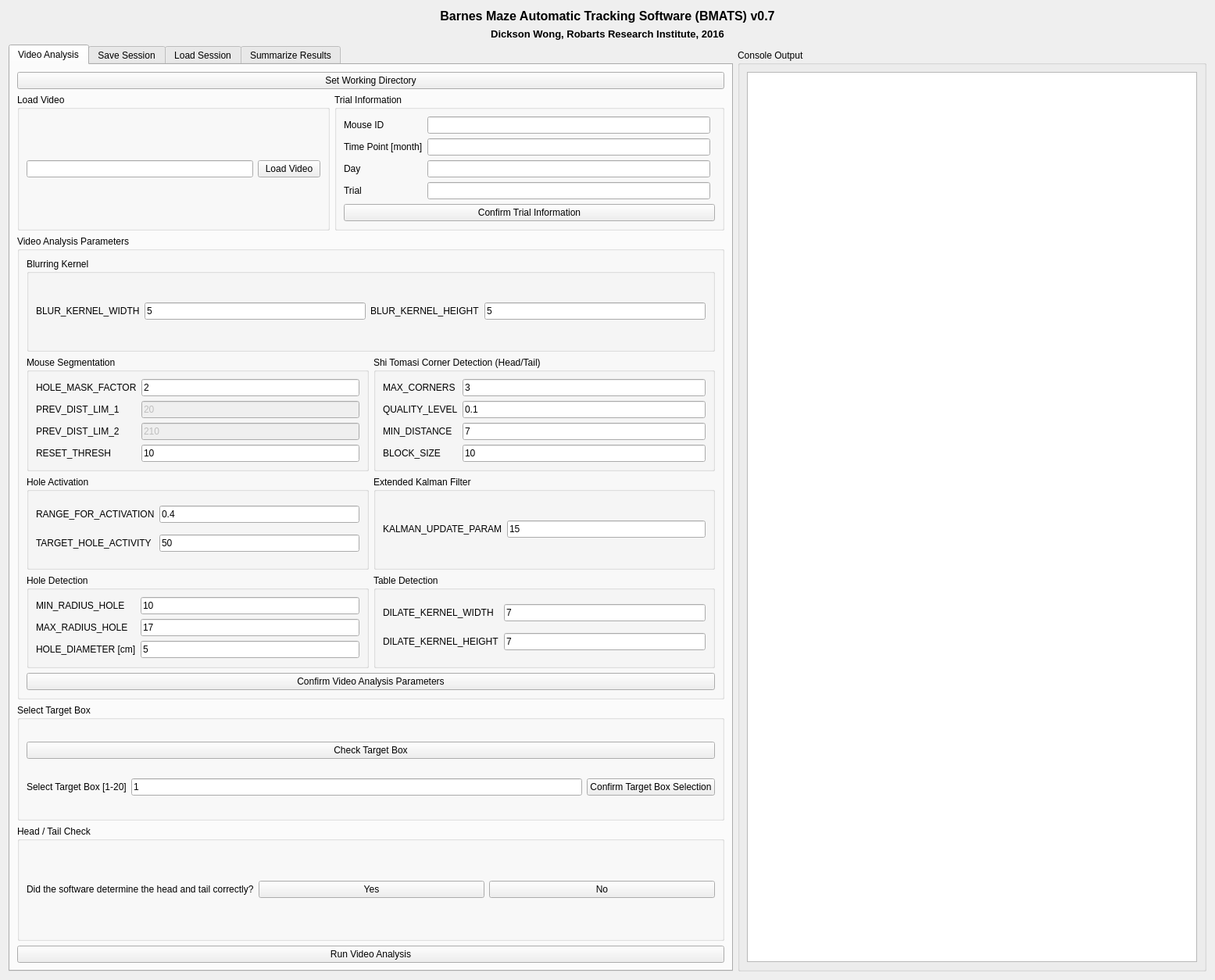
<?xml version="1.0" encoding="UTF-8"?>
<ui version="4.0">
 <class>mainWindow</class>
 <widget class="QWidget" name="mainWindow">
  <property name="enabled">
   <bool>true</bool>
  </property>
  <property name="geometry">
   <rect>
    <x>0</x>
    <y>0</y>
    <width>1555</width>
    <height>1254</height>
   </rect>
  </property>
  <property name="windowTitle">
   <string>BMATS v0.7</string>
  </property>
  <layout class="QGridLayout" name="gridLayout_8">
   <item row="3" column="1">
    <widget class="QGroupBox" name="consoleOutputGroupBox">
     <property name="minimumSize">
      <size>
       <width>600</width>
       <height>0</height>
      </size>
     </property>
     <property name="title">
      <string>Console Output</string>
     </property>
     <layout class="QHBoxLayout" name="horizontalLayout">
      <item>
       <widget class="QTextBrowser" name="consoleOutputText">
        <property name="font">
         <font>
          <family>Monospace</family>
         </font>
        </property>
        <property name="lineWrapMode">
         <enum>QTextEdit::NoWrap</enum>
        </property>
       </widget>
      </item>
     </layout>
    </widget>
   </item>
   <item row="0" column="0" colspan="2">
    <widget class="QLabel" name="titleLabel">
     <property name="sizePolicy">
      <sizepolicy hsizetype="Ignored" vsizetype="Fixed">
       <horstretch>0</horstretch>
       <verstretch>0</verstretch>
      </sizepolicy>
     </property>
     <property name="font">
      <font>
       <pointsize>12</pointsize>
       <weight>75</weight>
       <bold>true</bold>
      </font>
     </property>
     <property name="text">
      <string>&lt;html&gt;&lt;head/&gt;&lt;body&gt;&lt;p align=&quot;center&quot;&gt;Barnes Maze Automatic Tracking Software (BMATS) v0.7&lt;/p&gt;&lt;/body&gt;&lt;/html&gt;</string>
     </property>
    </widget>
   </item>
   <item row="1" column="0" colspan="2">
    <widget class="QLabel" name="authorLabel">
     <property name="sizePolicy">
      <sizepolicy hsizetype="Ignored" vsizetype="Fixed">
       <horstretch>0</horstretch>
       <verstretch>0</verstretch>
      </sizepolicy>
     </property>
     <property name="font">
      <font>
       <pointsize>10</pointsize>
       <weight>75</weight>
       <bold>true</bold>
      </font>
     </property>
     <property name="text">
      <string>&lt;html&gt;&lt;head/&gt;&lt;body&gt;&lt;p align=&quot;center&quot;&gt;Dickson Wong, Robarts Research Institute, 2016&lt;/p&gt;&lt;/body&gt;&lt;/html&gt;</string>
     </property>
    </widget>
   </item>
   <item row="2" column="0" rowspan="2">
    <widget class="QTabWidget" name="tabWidget">
     <property name="currentIndex">
      <number>0</number>
     </property>
     <widget class="QWidget" name="analyzeTab">
      <attribute name="title">
       <string>Video Analysis</string>
      </attribute>
      <layout class="QGridLayout" name="gridLayout_4">
       <item row="2" column="0" rowspan="4" colspan="7">
        <widget class="QGroupBox" name="videoAnalysisParametersGroupBox">
         <property name="title">
          <string>Video Analysis Parameters</string>
         </property>
         <layout class="QGridLayout" name="gridLayout_16">
          <item row="2" column="3">
           <widget class="QGroupBox" name="ekfGroupBox">
            <property name="title">
             <string>Extended Kalman Filter</string>
            </property>
            <layout class="QGridLayout" name="gridLayout_19">
             <item row="0" column="0">
              <widget class="QLabel" name="KALMAN_UPDATE_PARAM_LABEL">
               <property name="text">
                <string>KALMAN_UPDATE_PARAM</string>
               </property>
              </widget>
             </item>
             <item row="0" column="1">
              <widget class="QLineEdit" name="KALMAN_UPDATE_PARAM_INPUT">
               <property name="text">
                <string>15</string>
               </property>
              </widget>
             </item>
            </layout>
           </widget>
          </item>
          <item row="1" column="3">
           <widget class="QGroupBox" name="cornerDetectionGroupBox">
            <property name="title">
             <string>Shi Tomasi Corner Detection (Head/Tail)</string>
            </property>
            <layout class="QGridLayout" name="gridLayout_17">
             <item row="0" column="2">
              <widget class="QLineEdit" name="MAX_CORNERS_INPUT">
               <property name="text">
                <string>3</string>
               </property>
              </widget>
             </item>
             <item row="2" column="2">
              <widget class="QLineEdit" name="MIN_DISTANCE_INPUT">
               <property name="text">
                <string>7</string>
               </property>
              </widget>
             </item>
             <item row="1" column="0">
              <widget class="QLabel" name="QUALITY_LEVEL_LABEL">
               <property name="text">
                <string>QUALITY_LEVEL</string>
               </property>
              </widget>
             </item>
             <item row="2" column="0">
              <widget class="QLabel" name="MIN_DISTANCE_LABEL">
               <property name="text">
                <string>MIN_DISTANCE</string>
               </property>
              </widget>
             </item>
             <item row="0" column="0">
              <widget class="QLabel" name="MAX_CORNERS_LABEL">
               <property name="text">
                <string>MAX_CORNERS</string>
               </property>
              </widget>
             </item>
             <item row="3" column="0">
              <widget class="QLabel" name="BLOCK_SIZE_LABEL">
               <property name="text">
                <string>BLOCK_SIZE</string>
               </property>
              </widget>
             </item>
             <item row="1" column="2">
              <widget class="QLineEdit" name="QUALITY_LEVEL_INPUT">
               <property name="text">
                <string>0.1</string>
               </property>
              </widget>
             </item>
             <item row="3" column="2">
              <widget class="QLineEdit" name="BLOCK_SIZE_INPUT">
               <property name="text">
                <string>10</string>
               </property>
              </widget>
             </item>
            </layout>
           </widget>
          </item>
          <item row="1" column="2">
           <widget class="QGroupBox" name="mouseSegmentationGroupBox">
            <property name="title">
             <string>Mouse Segmentation</string>
            </property>
            <layout class="QGridLayout" name="gridLayout_18">
             <item row="0" column="0">
              <widget class="QLabel" name="HOLE_MASK_FACTOR_LABEL">
               <property name="text">
                <string>HOLE_MASK_FACTOR</string>
               </property>
              </widget>
             </item>
             <item row="2" column="0">
              <widget class="QLabel" name="PREV_DIST_LIM_2_LABEL">
               <property name="text">
                <string>PREV_DIST_LIM_2</string>
               </property>
              </widget>
             </item>
             <item row="1" column="0">
              <widget class="QLabel" name="PREV_DIST_LIM_1_LABEL">
               <property name="text">
                <string>PREV_DIST_LIM_1</string>
               </property>
              </widget>
             </item>
             <item row="1" column="1">
              <widget class="QLineEdit" name="PREV_DIST_LIM_1_INPUT">
               <property name="enabled">
                <bool>false</bool>
               </property>
               <property name="text">
                <string>20</string>
               </property>
              </widget>
             </item>
             <item row="0" column="1">
              <widget class="QLineEdit" name="HOLE_MASK_FACTOR_INPUT">
               <property name="text">
                <string>2</string>
               </property>
              </widget>
             </item>
             <item row="3" column="1">
              <widget class="QLineEdit" name="RESET_THRESH_INPUT">
               <property name="text">
                <string>10</string>
               </property>
              </widget>
             </item>
             <item row="3" column="0">
              <widget class="QLabel" name="RESET_THRES_LABEL">
               <property name="text">
                <string>RESET_THRESH</string>
               </property>
              </widget>
             </item>
             <item row="2" column="1">
              <widget class="QLineEdit" name="PREV_DIST_LIM_2_INPUT">
               <property name="enabled">
                <bool>false</bool>
               </property>
               <property name="text">
                <string>210</string>
               </property>
              </widget>
             </item>
            </layout>
           </widget>
          </item>
          <item row="2" column="2">
           <widget class="QGroupBox" name="holeActivationGroupBox">
            <property name="title">
             <string>Hole Activation</string>
            </property>
            <layout class="QGridLayout" name="gridLayout_20">
             <item row="0" column="0">
              <widget class="QLabel" name="RANGE_FOR_ACTIVATION_LABEL">
               <property name="text">
                <string>RANGE_FOR_ACTIVATION</string>
               </property>
              </widget>
             </item>
             <item row="0" column="1">
              <widget class="QLineEdit" name="RANGE_FOR_ACTIVATION_INPUT">
               <property name="text">
                <string>0.4</string>
               </property>
              </widget>
             </item>
             <item row="1" column="0">
              <widget class="QLabel" name="TARGET_HOLE_ACTIVITY_LABEL">
               <property name="text">
                <string>TARGET_HOLE_ACTIVITY</string>
               </property>
              </widget>
             </item>
             <item row="1" column="1">
              <widget class="QLineEdit" name="TARGET_HOLE_ACTIVITY_INPUT">
               <property name="text">
                <string>50</string>
               </property>
              </widget>
             </item>
            </layout>
           </widget>
          </item>
          <item row="3" column="2">
           <widget class="QGroupBox" name="groupBox_8">
            <property name="title">
             <string>Hole Detection</string>
            </property>
            <layout class="QGridLayout" name="gridLayout_22">
             <item row="0" column="0">
              <widget class="QLabel" name="MIN_RADIUS_HOLE_LABEL">
               <property name="text">
                <string>MIN_RADIUS_HOLE</string>
               </property>
              </widget>
             </item>
             <item row="0" column="1">
              <widget class="QLineEdit" name="MIN_RADIUS_HOLE_INPUT">
               <property name="text">
                <string>10</string>
               </property>
              </widget>
             </item>
             <item row="1" column="0">
              <widget class="QLabel" name="MAX_RADIUS_HOLE_LABEL">
               <property name="text">
                <string>MAX_RADIUS_HOLE</string>
               </property>
              </widget>
             </item>
             <item row="1" column="1">
              <widget class="QLineEdit" name="MAX_RADIUS_HOLE_INPUT">
               <property name="text">
                <string>17</string>
               </property>
              </widget>
             </item>
             <item row="2" column="0">
              <widget class="QLabel" name="HOLE_DIAMETER_LABEL">
               <property name="text">
                <string>HOLE_DIAMETER [cm]</string>
               </property>
              </widget>
             </item>
             <item row="2" column="1">
              <widget class="QLineEdit" name="HOLE_DIAMETER_INPUT">
               <property name="text">
                <string>5</string>
               </property>
              </widget>
             </item>
            </layout>
           </widget>
          </item>
          <item row="3" column="3">
           <widget class="QGroupBox" name="tableDetectionGroupBox">
            <property name="title">
             <string>Table Detection</string>
            </property>
            <layout class="QGridLayout" name="gridLayout_21">
             <item row="0" column="1">
              <widget class="QLineEdit" name="DILATE_KERNEL_WIDTH_INPUT">
               <property name="text">
                <string>7</string>
               </property>
              </widget>
             </item>
             <item row="1" column="1">
              <widget class="QLineEdit" name="DILATE_KERNEL_HEIGHT_INPUT">
               <property name="text">
                <string>7</string>
               </property>
              </widget>
             </item>
             <item row="1" column="0">
              <widget class="QLabel" name="DILATE_KERNEL_HEIGHT_LABEL">
               <property name="text">
                <string>DILATE_KERNEL_HEIGHT</string>
               </property>
              </widget>
             </item>
             <item row="0" column="0">
              <widget class="QLabel" name="DILATE_KERNEL_WIDTH_LABEL">
               <property name="text">
                <string>DILATE_KERNEL_WIDTH</string>
               </property>
              </widget>
             </item>
            </layout>
           </widget>
          </item>
          <item row="0" column="2" colspan="2">
           <widget class="QGroupBox" name="blurringKernelGroupBox">
            <property name="title">
             <string>Blurring Kernel</string>
            </property>
            <layout class="QGridLayout" name="gridLayout_23">
             <item row="0" column="1">
              <widget class="QLineEdit" name="BLUR_KERNEL_WIDTH_INPUT">
               <property name="text">
                <string>5</string>
               </property>
              </widget>
             </item>
             <item row="0" column="0">
              <widget class="QLabel" name="BLUR_KERNEL_WIDTH_LABEL">
               <property name="text">
                <string>BLUR_KERNEL_WIDTH</string>
               </property>
              </widget>
             </item>
             <item row="0" column="2">
              <widget class="QLabel" name="BLUR_KERNEL_HEIGHT_LABEL">
               <property name="text">
                <string>BLUR_KERNEL_HEIGHT</string>
               </property>
              </widget>
             </item>
             <item row="0" column="3">
              <widget class="QLineEdit" name="BLUR_KERNEL_HEIGHT_INPUT">
               <property name="text">
                <string>5</string>
               </property>
              </widget>
             </item>
            </layout>
           </widget>
          </item>
          <item row="4" column="2" colspan="2">
           <widget class="QPushButton" name="confirmAnalysisParametersButton">
            <property name="text">
             <string>Confirm Video Analysis Parameters</string>
            </property>
           </widget>
          </item>
         </layout>
        </widget>
       </item>
       <item row="6" column="0" colspan="7">
        <widget class="QGroupBox" name="selectTargetGroupBox">
         <property name="title">
          <string>Select Target Box</string>
         </property>
         <layout class="QGridLayout" name="gridLayout_6">
          <item row="1" column="1">
           <widget class="QLineEdit" name="specifyTargetBoxLineEdit">
            <property name="text">
             <string>1</string>
            </property>
           </widget>
          </item>
          <item row="1" column="0">
           <widget class="QLabel" name="specifyTargetBoxLabel">
            <property name="text">
             <string>Select Target Box [1-20]</string>
            </property>
           </widget>
          </item>
          <item row="1" column="2">
           <widget class="QPushButton" name="specifyTargetBoxButton">
            <property name="text">
             <string>Confirm Target Box Selection</string>
            </property>
           </widget>
          </item>
          <item row="0" column="0" colspan="3">
           <widget class="QPushButton" name="checkTargetBoxButton">
            <property name="text">
             <string>Check Target Box</string>
            </property>
           </widget>
          </item>
         </layout>
        </widget>
       </item>
       <item row="1" column="0" colspan="6">
        <widget class="QGroupBox" name="loadVideoGroupBox">
         <property name="sizePolicy">
          <sizepolicy hsizetype="Preferred" vsizetype="Preferred">
           <horstretch>0</horstretch>
           <verstretch>0</verstretch>
          </sizepolicy>
         </property>
         <property name="minimumSize">
          <size>
           <width>400</width>
           <height>0</height>
          </size>
         </property>
         <property name="title">
          <string>Load Video</string>
         </property>
         <layout class="QGridLayout" name="gridLayout">
          <item row="1" column="0">
           <widget class="QLineEdit" name="loadVideoFilename"/>
          </item>
          <item row="1" column="1">
           <widget class="QPushButton" name="loadVideoButton">
            <property name="text">
             <string>Load Video</string>
            </property>
           </widget>
          </item>
         </layout>
        </widget>
       </item>
       <item row="1" column="6">
        <widget class="QGroupBox" name="trialInfoGroupBox">
         <property name="title">
          <string>Trial Information</string>
         </property>
         <layout class="QGridLayout" name="gridLayout_5">
          <item row="2" column="0">
           <widget class="QLabel" name="dayLabel">
            <property name="text">
             <string>Day</string>
            </property>
           </widget>
          </item>
          <item row="3" column="0">
           <widget class="QLabel" name="trialLabel">
            <property name="text">
             <string>Trial</string>
            </property>
           </widget>
          </item>
          <item row="3" column="1">
           <widget class="QLineEdit" name="trialLineEdit"/>
          </item>
          <item row="1" column="1">
           <widget class="QLineEdit" name="timePointLineEdit"/>
          </item>
          <item row="0" column="1">
           <widget class="QLineEdit" name="mouseIDLineEdit"/>
          </item>
          <item row="2" column="1">
           <widget class="QLineEdit" name="dayLineEdit"/>
          </item>
          <item row="1" column="0">
           <widget class="QLabel" name="timePointLabel">
            <property name="text">
             <string>Time Point [month]</string>
            </property>
           </widget>
          </item>
          <item row="0" column="0">
           <widget class="QLabel" name="mouseIDLabel">
            <property name="text">
             <string>Mouse ID</string>
            </property>
           </widget>
          </item>
          <item row="4" column="0" colspan="3">
           <widget class="QPushButton" name="trialInfoButton">
            <property name="text">
             <string>Confirm Trial Information</string>
            </property>
           </widget>
          </item>
         </layout>
        </widget>
       </item>
       <item row="8" column="0" colspan="7">
        <widget class="QPushButton" name="runAnalysisButton">
         <property name="text">
          <string>Run Video Analysis</string>
         </property>
        </widget>
       </item>
       <item row="0" column="0" colspan="7">
        <widget class="QPushButton" name="setWorkingDirectoryButton">
         <property name="text">
          <string>Set Working Directory</string>
         </property>
        </widget>
       </item>
       <item row="7" column="0" colspan="7">
        <widget class="QGroupBox" name="headTailCheckGroupBox">
         <property name="title">
          <string>Head / Tail Check</string>
         </property>
         <layout class="QGridLayout" name="gridLayout_9">
          <item row="0" column="1">
           <widget class="QPushButton" name="headTailYes">
            <property name="text">
             <string>Yes</string>
            </property>
           </widget>
          </item>
          <item row="0" column="2">
           <widget class="QPushButton" name="headTailNo">
            <property name="text">
             <string>No</string>
            </property>
           </widget>
          </item>
          <item row="0" column="0">
           <widget class="QLabel" name="headTailCheckLabel">
            <property name="text">
             <string>Did the software determine the head and tail correctly?</string>
            </property>
           </widget>
          </item>
         </layout>
        </widget>
       </item>
      </layout>
     </widget>
     <widget class="QWidget" name="saveTab">
      <attribute name="title">
       <string>Save Session</string>
      </attribute>
      <layout class="QGridLayout" name="gridLayout_2">
       <item row="0" column="0">
        <widget class="QTableWidget" name="saveSessionTable">
         <attribute name="verticalHeaderVisible">
          <bool>false</bool>
         </attribute>
         <attribute name="verticalHeaderCascadingSectionResizes">
          <bool>true</bool>
         </attribute>
         <attribute name="verticalHeaderDefaultSectionSize">
          <number>50</number>
         </attribute>
         <attribute name="verticalHeaderMinimumSectionSize">
          <number>18</number>
         </attribute>
         <column>
          <property name="text">
           <string>Input Video</string>
          </property>
         </column>
         <column>
          <property name="text">
           <string>Mouse ID</string>
          </property>
         </column>
         <column>
          <property name="text">
           <string>Time Point</string>
          </property>
         </column>
         <column>
          <property name="text">
           <string>Day</string>
          </property>
         </column>
         <column>
          <property name="text">
           <string>Trial</string>
          </property>
         </column>
         <column>
          <property name="text">
           <string>Target Hole</string>
          </property>
         </column>
         <column>
          <property name="text">
           <string>Manual End (T/F)</string>
          </property>
         </column>
         <column>
          <property name="text">
           <string>User Swap (T/F)</string>
          </property>
         </column>
         <column>
          <property name="text">
           <string>Frame Count</string>
          </property>
         </column>
         <column>
          <property name="text">
           <string>Output Video</string>
          </property>
         </column>
         <column>
          <property name="text">
           <string>Output Results File</string>
          </property>
         </column>
        </widget>
       </item>
       <item row="1" column="0">
        <widget class="QPushButton" name="saveSessionButton">
         <property name="text">
          <string>Save Session</string>
         </property>
        </widget>
       </item>
      </layout>
     </widget>
     <widget class="QWidget" name="loadTab">
      <attribute name="title">
       <string>Load Session</string>
      </attribute>
      <layout class="QGridLayout" name="gridLayout_7">
       <item row="2" column="0" rowspan="3">
        <widget class="QGroupBox" name="videoAnalysisParametersGroupBox_2">
         <property name="title">
          <string>Video Analysis Parameters</string>
         </property>
         <layout class="QGridLayout" name="gridLayout_24">
          <item row="2" column="3">
           <widget class="QGroupBox" name="ekfGroupBox_2">
            <property name="title">
             <string>Extended Kalman Filter</string>
            </property>
            <layout class="QGridLayout" name="gridLayout_25">
             <item row="0" column="0">
              <widget class="QLabel" name="KALMAN_UPDATE_PARAM_LABEL_2">
               <property name="text">
                <string>KALMAN_UPDATE_PARAM</string>
               </property>
              </widget>
             </item>
             <item row="0" column="1">
              <widget class="QLineEdit" name="KALMAN_UPDATE_PARAM_INPUT_2">
               <property name="text">
                <string>15</string>
               </property>
              </widget>
             </item>
            </layout>
           </widget>
          </item>
          <item row="1" column="3">
           <widget class="QGroupBox" name="cornerDetectionGroupBox_2">
            <property name="title">
             <string>Shi Tomasi Corner Detection (Head/Tail)</string>
            </property>
            <layout class="QGridLayout" name="gridLayout_26">
             <item row="0" column="2">
              <widget class="QLineEdit" name="MAX_CORNERS_INPUT_2">
               <property name="text">
                <string>3</string>
               </property>
              </widget>
             </item>
             <item row="2" column="2">
              <widget class="QLineEdit" name="MIN_DISTANCE_INPUT_2">
               <property name="text">
                <string>7</string>
               </property>
              </widget>
             </item>
             <item row="1" column="0">
              <widget class="QLabel" name="QUALITY_LEVEL_LABEL_2">
               <property name="text">
                <string>QUALITY_LEVEL</string>
               </property>
              </widget>
             </item>
             <item row="2" column="0">
              <widget class="QLabel" name="MIN_DISTANCE_LABEL_2">
               <property name="text">
                <string>MIN_DISTANCE</string>
               </property>
              </widget>
             </item>
             <item row="0" column="0">
              <widget class="QLabel" name="MAX_CORNERS_LABEL_2">
               <property name="text">
                <string>MAX_CORNERS</string>
               </property>
              </widget>
             </item>
             <item row="3" column="0">
              <widget class="QLabel" name="BLOCK_SIZE_LABEL_2">
               <property name="text">
                <string>BLOCK_SIZE</string>
               </property>
              </widget>
             </item>
             <item row="1" column="2">
              <widget class="QLineEdit" name="QUALITY_LEVEL_INPUT_2">
               <property name="text">
                <string>0.1</string>
               </property>
              </widget>
             </item>
             <item row="3" column="2">
              <widget class="QLineEdit" name="BLOCK_SIZE_INPUT_2">
               <property name="text">
                <string>10</string>
               </property>
              </widget>
             </item>
            </layout>
           </widget>
          </item>
          <item row="1" column="2">
           <widget class="QGroupBox" name="mouseSegmentationGroupBox_2">
            <property name="title">
             <string>Mouse Segmentation</string>
            </property>
            <layout class="QGridLayout" name="gridLayout_27">
             <item row="0" column="0">
              <widget class="QLabel" name="HOLE_MASK_FACTOR_LABEL_2">
               <property name="text">
                <string>HOLE_MASK_FACTOR</string>
               </property>
              </widget>
             </item>
             <item row="2" column="0">
              <widget class="QLabel" name="PREV_DIST_LIM_2_LABEL_2">
               <property name="text">
                <string>PREV_DIST_LIM_2</string>
               </property>
              </widget>
             </item>
             <item row="1" column="0">
              <widget class="QLabel" name="PREV_DIST_LIM_1_LABEL_2">
               <property name="text">
                <string>PREV_DIST_LIM_1</string>
               </property>
              </widget>
             </item>
             <item row="1" column="1">
              <widget class="QLineEdit" name="PREV_DIST_LIM_1_INPUT_2">
               <property name="enabled">
                <bool>false</bool>
               </property>
               <property name="text">
                <string>20</string>
               </property>
              </widget>
             </item>
             <item row="0" column="1">
              <widget class="QLineEdit" name="HOLE_MASK_FACTOR_INPUT_2">
               <property name="text">
                <string>2</string>
               </property>
              </widget>
             </item>
             <item row="3" column="1">
              <widget class="QLineEdit" name="RESET_THRESH_INPUT_2">
               <property name="text">
                <string>10</string>
               </property>
              </widget>
             </item>
             <item row="3" column="0">
              <widget class="QLabel" name="RESET_THRES_LABEL_2">
               <property name="text">
                <string>RESET_THRESH</string>
               </property>
              </widget>
             </item>
             <item row="2" column="1">
              <widget class="QLineEdit" name="PREV_DIST_LIM_2_INPUT_2">
               <property name="enabled">
                <bool>false</bool>
               </property>
               <property name="text">
                <string>210</string>
               </property>
              </widget>
             </item>
            </layout>
           </widget>
          </item>
          <item row="2" column="2">
           <widget class="QGroupBox" name="holeActivationGroupBox_2">
            <property name="title">
             <string>Hole Activation</string>
            </property>
            <layout class="QGridLayout" name="gridLayout_28">
             <item row="0" column="0">
              <widget class="QLabel" name="RANGE_FOR_ACTIVATION_LABEL_2">
               <property name="text">
                <string>RANGE_FOR_ACTIVATION</string>
               </property>
              </widget>
             </item>
             <item row="0" column="1">
              <widget class="QLineEdit" name="RANGE_FOR_ACTIVATION_INPUT_2">
               <property name="text">
                <string>0.4</string>
               </property>
              </widget>
             </item>
            </layout>
           </widget>
          </item>
          <item row="3" column="2">
           <widget class="QGroupBox" name="groupBox_9">
            <property name="title">
             <string>Hole Detection</string>
            </property>
            <layout class="QGridLayout" name="gridLayout_29">
             <item row="0" column="0">
              <widget class="QLabel" name="MIN_RADIUS_HOLE_LABEL_2">
               <property name="text">
                <string>MIN_RADIUS_HOLE</string>
               </property>
              </widget>
             </item>
             <item row="0" column="1">
              <widget class="QLineEdit" name="MIN_RADIUS_HOLE_INPUT_2">
               <property name="text">
                <string>10</string>
               </property>
              </widget>
             </item>
             <item row="1" column="0">
              <widget class="QLabel" name="MAX_RADIUS_HOLE_LABEL_2">
               <property name="text">
                <string>MAX_RADIUS_HOLE</string>
               </property>
              </widget>
             </item>
             <item row="1" column="1">
              <widget class="QLineEdit" name="MAX_RADIUS_HOLE_INPUT_2">
               <property name="text">
                <string>17</string>
               </property>
              </widget>
             </item>
             <item row="2" column="0">
              <widget class="QLabel" name="HOLE_DIAMETER_LABEL_2">
               <property name="text">
                <string>HOLE_DIAMETER [cm]</string>
               </property>
              </widget>
             </item>
             <item row="2" column="1">
              <widget class="QLineEdit" name="HOLE_DIAMETER_INPUT_2">
               <property name="text">
                <string>5</string>
               </property>
              </widget>
             </item>
            </layout>
           </widget>
          </item>
          <item row="3" column="3">
           <widget class="QGroupBox" name="tableDetectionGroupBox_2">
            <property name="title">
             <string>Table Detection</string>
            </property>
            <layout class="QGridLayout" name="gridLayout_30">
             <item row="1" column="0">
              <widget class="QLabel" name="DILATE_KERNEL_WIDTH_LABEL_2">
               <property name="text">
                <string>DILATE_KERNEL_WIDTH</string>
               </property>
              </widget>
             </item>
             <item row="0" column="0">
              <widget class="QLabel" name="DILATE_KERNEL_HEIGHT_LABEL_2">
               <property name="text">
                <string>DILATE_KERNEL_HEIGHT</string>
               </property>
              </widget>
             </item>
             <item row="1" column="1">
              <widget class="QLineEdit" name="DILATE_KERNEL_WIDTH_INPUT_2">
               <property name="text">
                <string>7</string>
               </property>
              </widget>
             </item>
             <item row="0" column="1">
              <widget class="QLineEdit" name="DILATE_KERNEL_HEIGHT_INPUT_2">
               <property name="text">
                <string>7</string>
               </property>
              </widget>
             </item>
            </layout>
           </widget>
          </item>
          <item row="0" column="2" colspan="2">
           <widget class="QGroupBox" name="blurringKernelGroupBox_2">
            <property name="title">
             <string>Blurring Kernel</string>
            </property>
            <layout class="QGridLayout" name="gridLayout_31">
             <item row="0" column="1">
              <widget class="QLineEdit" name="BLUR_KERNEL_WIDTH_INPUT_2">
               <property name="text">
                <string>5</string>
               </property>
              </widget>
             </item>
             <item row="0" column="0">
              <widget class="QLabel" name="BLUR_KERNEL_WIDTH_LABEL_2">
               <property name="text">
                <string>BLUR_KERNEL_WIDTH</string>
               </property>
              </widget>
             </item>
             <item row="0" column="2">
              <widget class="QLabel" name="BLUR_KERNEL_HEIGHT_LABEL_2">
               <property name="text">
                <string>BLUR_KERNEL_HEIGHT</string>
               </property>
              </widget>
             </item>
             <item row="0" column="3">
              <widget class="QLineEdit" name="BLUR_KERNEL_HEIGHT_INPUT_2">
               <property name="text">
                <string>5</string>
               </property>
              </widget>
             </item>
            </layout>
           </widget>
          </item>
          <item row="4" column="2" colspan="2">
           <widget class="QPushButton" name="confirmAnalysisParametersButton_2">
            <property name="text">
             <string>Confirm Video Analysis Parameters</string>
            </property>
           </widget>
          </item>
         </layout>
        </widget>
       </item>
       <item row="5" column="0" colspan="2">
        <widget class="QPushButton" name="runAnalysesButton">
         <property name="text">
          <string>Run Video Analyses</string>
         </property>
        </widget>
       </item>
       <item row="1" column="0">
        <widget class="QGroupBox" name="loadSessionGroupBox">
         <property name="title">
          <string>Load Session File(s)</string>
         </property>
         <layout class="QGridLayout" name="gridLayout_3">
          <item row="0" column="0">
           <widget class="QPushButton" name="loadSessionButton">
            <property name="text">
             <string>Load Session(s)</string>
            </property>
           </widget>
          </item>
         </layout>
        </widget>
       </item>
       <item row="0" column="0" colspan="2">
        <widget class="QGroupBox" name="sessionInfoGroupBox">
         <property name="title">
          <string>Session Information</string>
         </property>
         <layout class="QVBoxLayout" name="verticalLayout">
          <item>
           <widget class="QTableWidget" name="loadSessionTable">
            <attribute name="verticalHeaderVisible">
             <bool>false</bool>
            </attribute>
            <attribute name="verticalHeaderCascadingSectionResizes">
             <bool>true</bool>
            </attribute>
            <attribute name="verticalHeaderDefaultSectionSize">
             <number>50</number>
            </attribute>
            <attribute name="verticalHeaderMinimumSectionSize">
             <number>18</number>
            </attribute>
            <column>
             <property name="text">
              <string>Input Video</string>
             </property>
            </column>
            <column>
             <property name="text">
              <string>Mouse ID</string>
             </property>
            </column>
            <column>
             <property name="text">
              <string>Time Point</string>
             </property>
            </column>
            <column>
             <property name="text">
              <string>Day</string>
             </property>
            </column>
            <column>
             <property name="text">
              <string>Trial</string>
             </property>
            </column>
            <column>
             <property name="text">
              <string>Target Hole</string>
             </property>
            </column>
            <column>
             <property name="text">
              <string>Manual End (T/F)</string>
             </property>
            </column>
            <column>
             <property name="text">
              <string>User Swap (T/F)</string>
             </property>
            </column>
            <column>
             <property name="text">
              <string>Frame Count</string>
             </property>
            </column>
            <column>
             <property name="text">
              <string>Output Video</string>
             </property>
            </column>
            <column>
             <property name="text">
              <string>Output Results File</string>
             </property>
            </column>
           </widget>
          </item>
         </layout>
        </widget>
       </item>
      </layout>
     </widget>
     <widget class="QWidget" name="summarizeTab">
      <attribute name="title">
       <string>Summarize Results</string>
      </attribute>
      <layout class="QFormLayout" name="formLayout">
       <item row="0" column="0">
        <widget class="QTextBrowser" name="summarizeResultsInfo">
         <property name="html">
          <string>&lt;!DOCTYPE HTML PUBLIC &quot;-//W3C//DTD HTML 4.0//EN&quot; &quot;http://www.w3.org/TR/REC-html40/strict.dtd&quot;&gt;
&lt;html&gt;&lt;head&gt;&lt;meta name=&quot;qrichtext&quot; content=&quot;1&quot; /&gt;&lt;style type=&quot;text/css&quot;&gt;
p, li { white-space: pre-wrap; }
&lt;/style&gt;&lt;/head&gt;&lt;body style=&quot; font-family:'Noto Sans'; font-size:10pt; font-weight:400; font-style:normal;&quot;&gt;
&lt;p style=&quot; margin-top:0px; margin-bottom:0px; margin-left:0px; margin-right:0px; -qt-block-indent:0; text-indent:0px;&quot;&gt;&lt;span style=&quot; font-family:'Sans Serif'; font-size:9pt; font-weight:600;&quot;&gt;Information:&lt;/span&gt;&lt;/p&gt;
&lt;p style=&quot;-qt-paragraph-type:empty; margin-top:0px; margin-bottom:0px; margin-left:0px; margin-right:0px; -qt-block-indent:0; text-indent:0px; font-family:'Sans Serif'; font-size:9pt; font-weight:600;&quot;&gt;&lt;br /&gt;&lt;/p&gt;
&lt;p style=&quot; margin-top:0px; margin-bottom:0px; margin-left:0px; margin-right:0px; -qt-block-indent:0; text-indent:0px;&quot;&gt;&lt;span style=&quot; font-family:'Sans Serif'; font-size:9pt;&quot;&gt;Results will be loaded from the &amp;quot;results&amp;quot; folder. Each mouse analyzed through this program has its own sub-folder within the &amp;quot;results&amp;quot; folder.&lt;/span&gt;&lt;/p&gt;
&lt;p style=&quot; margin-top:0px; margin-bottom:0px; margin-left:0px; margin-right:0px; -qt-block-indent:0; text-indent:0px;&quot;&gt;&lt;span style=&quot; font-family:'Sans Serif'; font-size:9pt;&quot;&gt;You may select multiple mice by listing them in the &amp;quot;Mouse ID(s)&amp;quot; box (use commas to separate ID(s), no spaces). However, you can only specify one specific timepoint. Specify the testing days in the same manner as the mouse IDs. Be sure to specify the number of trials performed during each testing day, again in the same manner as the mouse IDs.&lt;/span&gt;&lt;/p&gt;
&lt;p style=&quot;-qt-paragraph-type:empty; margin-top:0px; margin-bottom:0px; margin-left:0px; margin-right:0px; -qt-block-indent:0; text-indent:0px; font-family:'Sans Serif'; font-size:9pt;&quot;&gt;&lt;br /&gt;&lt;/p&gt;
&lt;p style=&quot; margin-top:0px; margin-bottom:0px; margin-left:0px; margin-right:0px; -qt-block-indent:0; text-indent:0px;&quot;&gt;&lt;span style=&quot; font-family:'Sans Serif'; font-size:9pt;&quot;&gt;Example:&lt;/span&gt;&lt;/p&gt;
&lt;p style=&quot; margin-top:0px; margin-bottom:0px; margin-left:0px; margin-right:0px; -qt-block-indent:0; text-indent:0px;&quot;&gt;&lt;span style=&quot; font-family:'Sans Serif'; font-size:9pt;&quot;&gt;Mouse ID(s): c2, c3, c4, c5&lt;/span&gt;&lt;/p&gt;
&lt;p style=&quot; margin-top:0px; margin-bottom:0px; margin-left:0px; margin-right:0px; -qt-block-indent:0; text-indent:0px;&quot;&gt;&lt;span style=&quot; font-family:'Sans Serif'; font-size:9pt;&quot;&gt;Time Point [month]: 6&lt;/span&gt;&lt;/p&gt;
&lt;p style=&quot; margin-top:0px; margin-bottom:0px; margin-left:0px; margin-right:0px; -qt-block-indent:0; text-indent:0px;&quot;&gt;&lt;span style=&quot; font-family:'Sans Serif'; font-size:9pt;&quot;&gt;Days: 1, 2, 3, 4, 5&lt;/span&gt;&lt;/p&gt;
&lt;p style=&quot; margin-top:0px; margin-bottom:0px; margin-left:0px; margin-right:0px; -qt-block-indent:0; text-indent:0px;&quot;&gt;&lt;span style=&quot; font-family:'Sans Serif'; font-size:9pt;&quot;&gt;Trials Per Day: 4, 4, 4, 4, 1&lt;/span&gt;&lt;/p&gt;&lt;/body&gt;&lt;/html&gt;</string>
         </property>
        </widget>
       </item>
       <item row="0" column="1">
        <widget class="QGroupBox" name="testingInformationGroupBox">
         <property name="title">
          <string>Testing Information</string>
         </property>
         <layout class="QVBoxLayout" name="verticalLayout_2">
          <item>
           <widget class="QLabel" name="mouseIDsLabel">
            <property name="text">
             <string>Mouse ID(s)</string>
            </property>
           </widget>
          </item>
          <item>
           <widget class="QLineEdit" name="mouseIDsLineEdit"/>
          </item>
          <item>
           <widget class="QLabel" name="timePointLabel_summarize">
            <property name="text">
             <string>Time Point [month]</string>
            </property>
           </widget>
          </item>
          <item>
           <widget class="QLineEdit" name="timePointLineEdit_summarize"/>
          </item>
          <item>
           <widget class="QLabel" name="dayLabel_summarize">
            <property name="text">
             <string>Days</string>
            </property>
           </widget>
          </item>
          <item>
           <widget class="QLineEdit" name="dayLineEdit_summarize"/>
          </item>
          <item>
           <widget class="QLabel" name="numTrialsLabel">
            <property name="text">
             <string>Number of Trials Performed Per Day</string>
            </property>
           </widget>
          </item>
          <item>
           <widget class="QLineEdit" name="numTrialsLineEdit"/>
          </item>
          <item>
           <widget class="QPushButton" name="testingInformationButton">
            <property name="text">
             <string>Confirm Trial Information</string>
            </property>
           </widget>
          </item>
         </layout>
        </widget>
       </item>
       <item row="2" column="0" colspan="2">
        <widget class="QPushButton" name="summarizeResultsButton">
         <property name="text">
          <string>Summarize Results</string>
         </property>
        </widget>
       </item>
      </layout>
     </widget>
    </widget>
   </item>
  </layout>
 </widget>
 <tabstops>
  <tabstop>tabWidget</tabstop>
  <tabstop>setWorkingDirectoryButton</tabstop>
  <tabstop>loadVideoFilename</tabstop>
  <tabstop>loadVideoButton</tabstop>
  <tabstop>mouseIDLineEdit</tabstop>
  <tabstop>timePointLineEdit</tabstop>
  <tabstop>dayLineEdit</tabstop>
  <tabstop>trialLineEdit</tabstop>
  <tabstop>trialInfoButton</tabstop>
  <tabstop>BLUR_KERNEL_WIDTH_INPUT</tabstop>
  <tabstop>BLUR_KERNEL_HEIGHT_INPUT</tabstop>
  <tabstop>HOLE_MASK_FACTOR_INPUT</tabstop>
  <tabstop>PREV_DIST_LIM_1_INPUT</tabstop>
  <tabstop>PREV_DIST_LIM_2_INPUT</tabstop>
  <tabstop>RESET_THRESH_INPUT</tabstop>
  <tabstop>MAX_CORNERS_INPUT</tabstop>
  <tabstop>QUALITY_LEVEL_INPUT</tabstop>
  <tabstop>MIN_DISTANCE_INPUT</tabstop>
  <tabstop>BLOCK_SIZE_INPUT</tabstop>
  <tabstop>RANGE_FOR_ACTIVATION_INPUT</tabstop>
  <tabstop>TARGET_HOLE_ACTIVITY_INPUT</tabstop>
  <tabstop>KALMAN_UPDATE_PARAM_INPUT</tabstop>
  <tabstop>MIN_RADIUS_HOLE_INPUT</tabstop>
  <tabstop>MAX_RADIUS_HOLE_INPUT</tabstop>
  <tabstop>HOLE_DIAMETER_INPUT</tabstop>
  <tabstop>DILATE_KERNEL_WIDTH_INPUT</tabstop>
  <tabstop>DILATE_KERNEL_HEIGHT_INPUT</tabstop>
  <tabstop>confirmAnalysisParametersButton</tabstop>
  <tabstop>checkTargetBoxButton</tabstop>
  <tabstop>specifyTargetBoxLineEdit</tabstop>
  <tabstop>specifyTargetBoxButton</tabstop>
  <tabstop>headTailYes</tabstop>
  <tabstop>headTailNo</tabstop>
  <tabstop>runAnalysisButton</tabstop>
  <tabstop>saveSessionTable</tabstop>
  <tabstop>saveSessionButton</tabstop>
  <tabstop>loadSessionTable</tabstop>
  <tabstop>loadSessionButton</tabstop>
  <tabstop>BLUR_KERNEL_WIDTH_INPUT_2</tabstop>
  <tabstop>BLUR_KERNEL_HEIGHT_INPUT_2</tabstop>
  <tabstop>HOLE_MASK_FACTOR_INPUT_2</tabstop>
  <tabstop>PREV_DIST_LIM_1_INPUT_2</tabstop>
  <tabstop>PREV_DIST_LIM_2_INPUT_2</tabstop>
  <tabstop>RESET_THRESH_INPUT_2</tabstop>
  <tabstop>MAX_CORNERS_INPUT_2</tabstop>
  <tabstop>QUALITY_LEVEL_INPUT_2</tabstop>
  <tabstop>MIN_DISTANCE_INPUT_2</tabstop>
  <tabstop>BLOCK_SIZE_INPUT_2</tabstop>
  <tabstop>RANGE_FOR_ACTIVATION_INPUT_2</tabstop>
  <tabstop>KALMAN_UPDATE_PARAM_INPUT_2</tabstop>
  <tabstop>MIN_RADIUS_HOLE_INPUT_2</tabstop>
  <tabstop>MAX_RADIUS_HOLE_INPUT_2</tabstop>
  <tabstop>HOLE_DIAMETER_INPUT_2</tabstop>
  <tabstop>DILATE_KERNEL_HEIGHT_INPUT_2</tabstop>
  <tabstop>DILATE_KERNEL_WIDTH_INPUT_2</tabstop>
  <tabstop>confirmAnalysisParametersButton_2</tabstop>
  <tabstop>runAnalysesButton</tabstop>
  <tabstop>summarizeResultsInfo</tabstop>
  <tabstop>mouseIDsLineEdit</tabstop>
  <tabstop>timePointLineEdit_summarize</tabstop>
  <tabstop>dayLineEdit_summarize</tabstop>
  <tabstop>numTrialsLineEdit</tabstop>
  <tabstop>testingInformationButton</tabstop>
  <tabstop>summarizeResultsButton</tabstop>
  <tabstop>consoleOutputText</tabstop>
 </tabstops>
 <resources/>
 <connections/>
</ui>
